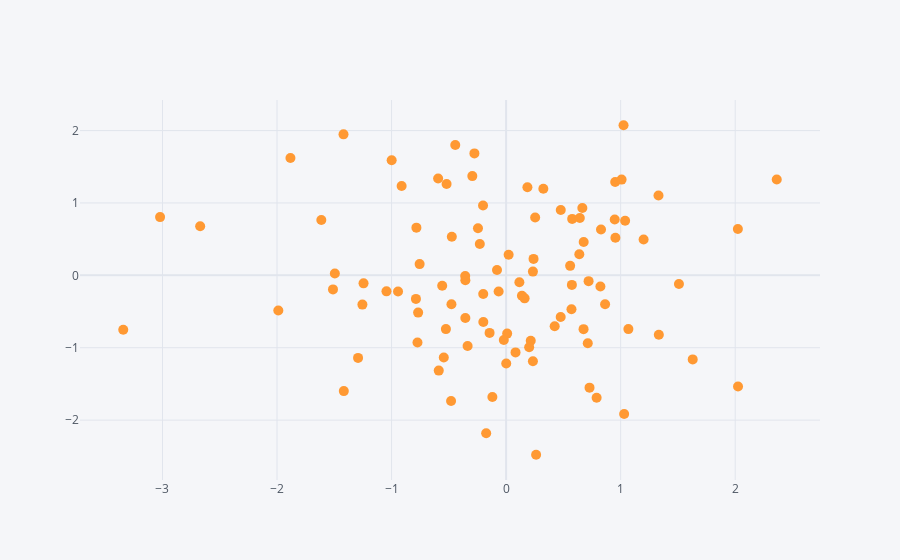

Notebook code cell kept with this figure:
### Code cell
df.iplot(kind = 'scatter', x = 'A', y = 'B', mode = 'markers', size = 10)
